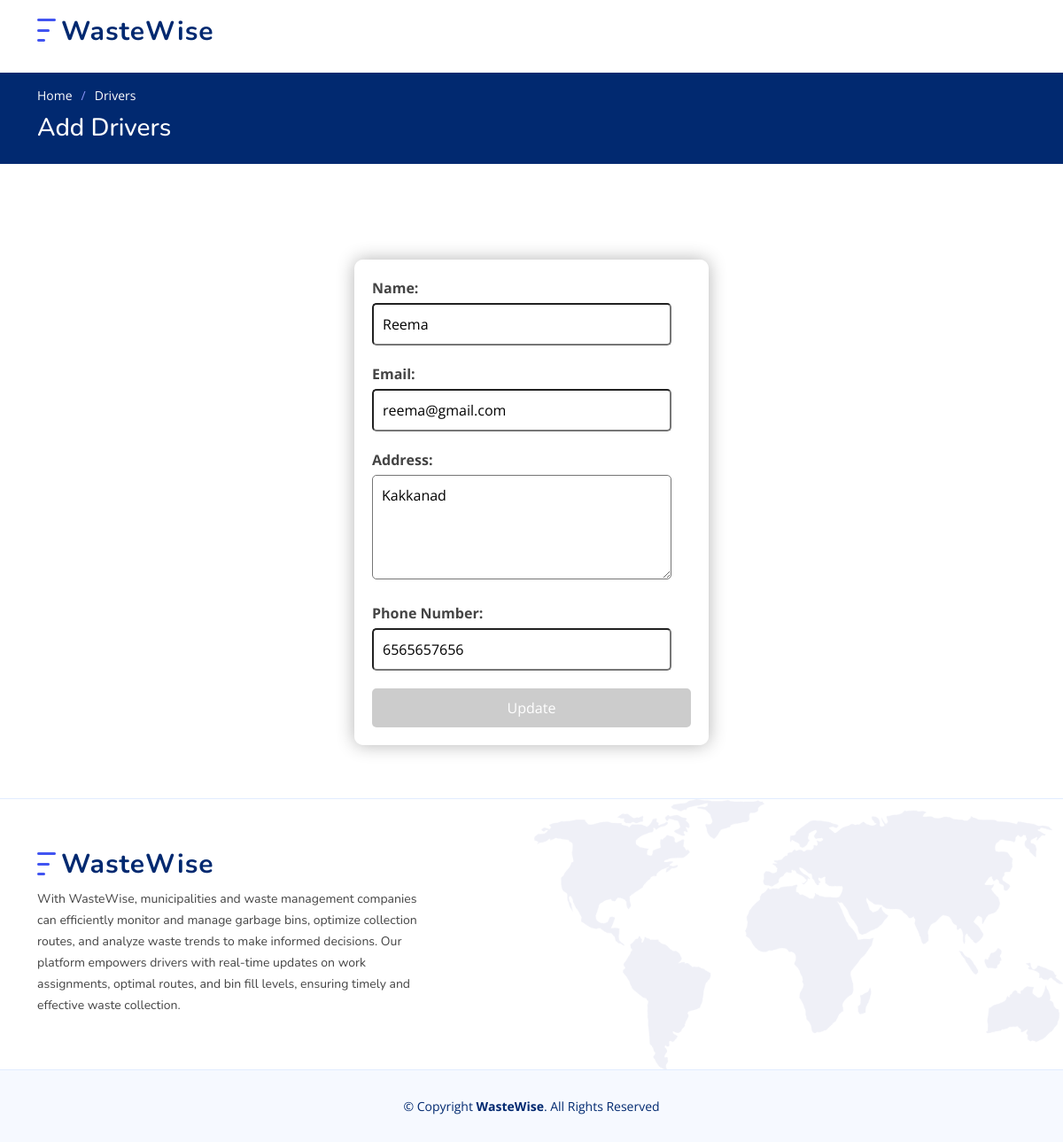
Page /user_profile/ (signed in) on the committed database.
### w_app/models.py (models this page shows)
class user_d(models.Model):
    S_id=models.IntegerField(primary_key=True)
    Name=models.CharField(max_length=255)
    Email=models.CharField(max_length=255)
    Password=models.CharField(max_length=255)
    Address=models.CharField(max_length=255,default="-")
    PhoneNo=models.CharField(max_length=255,default="-")

### w_app/views.py (the view)
# urls.py: path('user_profile/', user_profile, name="user_profile"),
@never_cache
def user_profile(request):
	if 'uid' in request.session:
		emailll=request.session['em']
		asd=user_d.objects.get(Email=emailll)
		name=asd.Name
		email=asd.Email
		addr=asd.Address
		phn=asd.PhoneNo
		return render(request, 'profile_updation.html',{'name':name,'email':email,'addr':addr,'phn':phn})
	else:
		return render(request, 'sign_in.html')

### w_app/templates/profile_updation.html (shortened to what this page needs)
{% load static %}
<!DOCTYPE html>
<html lang="en">
<head>
  <link href="{% static 'assets/vendor/aos/aos.css' %}" rel="stylesheet">
  <link href="{% static 'assets/vendor/bootstrap/css/bootstrap.min.css' %}" rel="stylesheet">
  <link href="{% static 'assets/vendor/bootstrap-icons/bootstrap-icons.css' %}" rel="stylesheet">
  <link href="{% static 'assets/vendor/glightbox/css/glightbox.min.css' %}" rel="stylesheet">
  <link href="{% static 'assets/vendor/remixicon/remixicon.css' %}" rel="stylesheet">
  <link href="{% static 'assets/vendor/swiper/swiper-bundle.min.css' %}" rel="stylesheet">
  <link href="{% static 'assets/css/style.css' %}" rel="stylesheet">
  <link href="{% static 'fo.css' %}" rel="stylesheet">
</head>
<body>
  <header id="header" class="header fixed-top">
    <div class="container-fluid container-xl d-flex align-items-center justify-content-between">
      <a href="{% url 'show_home_user' %}" class="logo d-flex align-items-center">
        <img src="{% static 'assets/img/logo.png' %}" alt="">
        <span>WasteWise</span>
      </a>
      <nav id="navbar" class="navbar">
        <i class="bi bi-list mobile-nav-toggle"></i>
      </nav>
    </div>
  </header>
  <main id="main">
    <section class="breadcrumbs">
      <div class="container">
        <ol>
          <li><a href="{% url 'show_home_admin' %}">Home</a></li>
          <li>Drivers</li>
        </ol>
        <h2>Add Drivers</h2>
      </div>
    </section>
    <br>
    <br>
    <section  class="inner-page">
      <div class="containerr">
        <form method="POST" action="{% url 'edit_prof' %}" id="signup-form">{% csrf_token %}
            <div class="form-group">
                <label for="name">Name:</label>
                <input type="text" id="name" name="us_name" value={{name}} required>
            </div>
            <div class="form-group">
                <label for="email">Email:</label>
                <input type="email" id="email" name="us_email" value={{email}} required>
            </div>
            <div class="form-group">
                <label for="address">Address:</label>
                <textarea id="address" name="us_addr" rows="4" required>{{addr}}</textarea>
            </div>
            <div class="form-group">
                <label for="phone">Phone Number:</label>
                <input type="text" id="phone" name="us_phn" value={{phn}} required>
            </div>
            <input type="submit" value="Update" id="submit-btn" disabled>
        </form>
    </div>
    </section>
  </main>
  <footer id="footer" class="footer">
    <div class="footer-top">
      <div class="container">
        <div class="row gy-4">
          <div class="col-lg-5 col-md-12 footer-info">
            <a href="{% url 'show_home_admin' %}" class="logo d-flex align-items-center">
              <img src="{% static 'assets/img/logo.png' %}" alt="">
              <span>WasteWise</span>
            </a>
            <p>
                With WasteWise, municipalities and waste management companies can efficiently monitor and manage garbage bins, optimize collection routes, and analyze waste trends to make informed decisions. Our platform empowers drivers with real-time updates on work assignments, optimal routes, and bin fill levels, ensuring timely and effective waste collection.
            </p>
          </div>
    </div>
      </div>
    </div>
    <div class="container">
      <div class="copyright">
        &copy; Copyright <strong><span>WasteWise</span></strong>. All Rights Reserved
      </div>
    </div>
  </footer>
</body>
</html>

### w_app/static/assets/css/style.css (style rules this page uses)
:root { scroll-behavior: smooth; }
body { font-family: "Open Sans", sans-serif; color: #444444; }
a { color: #4154f1; text-decoration: none; }
h1, h2, h3, h4, h5, h6 { font-family: "Nunito", sans-serif; }
section { padding: 60px 0; overflow: hidden; }
.breadcrumbs { padding: 15px 0; background: #012970; min-height: 40px; margin-top: 82px; color: #fff; }
.breadcrumbs h2 { font-size: 28px; font-weight: 500; }
.breadcrumbs ol { display: flex; flex-wrap: wrap; list-style: none; padding: 0 0 10px 0; margin: 0; font-size: 14px; }
.breadcrumbs ol a { color: #fff; transition: 0.3s; }
.breadcrumbs ol li+li { padding-left: 10px; }
.breadcrumbs ol li+li::before { display: inline-block; padding-right: 10px; color: #8894f6; content: "/"; }
.header { transition: all 0.5s; z-index: 997; padding: 20px 0; }
.header .logo { line-height: 0; }
.header .logo img { max-height: 40px; margin-right: 6px; }
.header .logo span { font-size: 30px; font-weight: 700; letter-spacing: 1px; color: #012970; font-family: "Nunito", sans-serif; margin-top: 3px; }
.navbar { padding: 0; }
.mobile-nav-toggle { color: #012970; font-size: 28px; cursor: pointer; display: none; line-height: 0; transition: 0.5s; }
@media (max-width: 1200px) { .mobile-nav-toggle { display: block; } }
.footer { background: #f6f9ff; padding: 0 0 30px 0; font-size: 14px; }
.footer .footer-top { background: white url(../img/footer-bg.png) no-repeat right top; background-size: contain; border-top: 1px solid #e1ecff; border-bottom: 1px solid #e1ecff; padding: 60px 0 30px 0; }
.footer .footer-top .footer-info { margin-bottom: 30px; }
.footer .footer-top .footer-info .logo { line-height: 0; margin-bottom: 15px; }
.footer .footer-top .footer-info .logo img { max-height: 40px; margin-right: 6px; }
.footer .footer-top .footer-info .logo span { font-size: 30px; font-weight: 700; letter-spacing: 1px; color: #012970; font-family: "Nunito", sans-serif; margin-top: 3px; }
.footer .footer-top .footer-info p { font-size: 14px; line-height: 24px; margin-bottom: 0; font-family: "Nunito", sans-serif; }
.footer .copyright { text-align: center; padding-top: 30px; color: #012970; }

### w_app/static/fo.css (style rules this page uses)
* { margin: 0; padding: 0; box-sizing: border-box; }

### w_app/templates/profile_updation.html (style rules this page uses)
.containerr { width: 400px; max-height: 200vh; background-color: rgba(255, 255, 255, 0.9); padding: 20px; border-radius: 10px; box-shadow: 0 0 20px rgba(0, 0, 0, 0.3); text-align: center; justify-content: center; align-items: center; margin: 0 auto; }
.form-group { margin-bottom: 20px; text-align: left; }
label { display: block; margin-bottom: 5px; font-weight: bold; }
input[type="text"], input[type="email"], input[type="password"], textarea { width: calc(100% - 22px); padding: 10px; border-radius: 5px; transition: border-color 0.3s ease; }
input[type="submit"] { width: 100%; padding: 10px; border: none; border-radius: 5px; background-color: #4caf50; color: #fff; cursor: pointer; transition: background-color 0.3s ease; }
input[type="submit"]:disabled { background-color: #ccc; cursor: not-allowed; }

### rows in the picture
user_d: us_name "Reema", us_email "reema@gmail.com", us_addr "Kakkanad", us_phn "6565657656"
